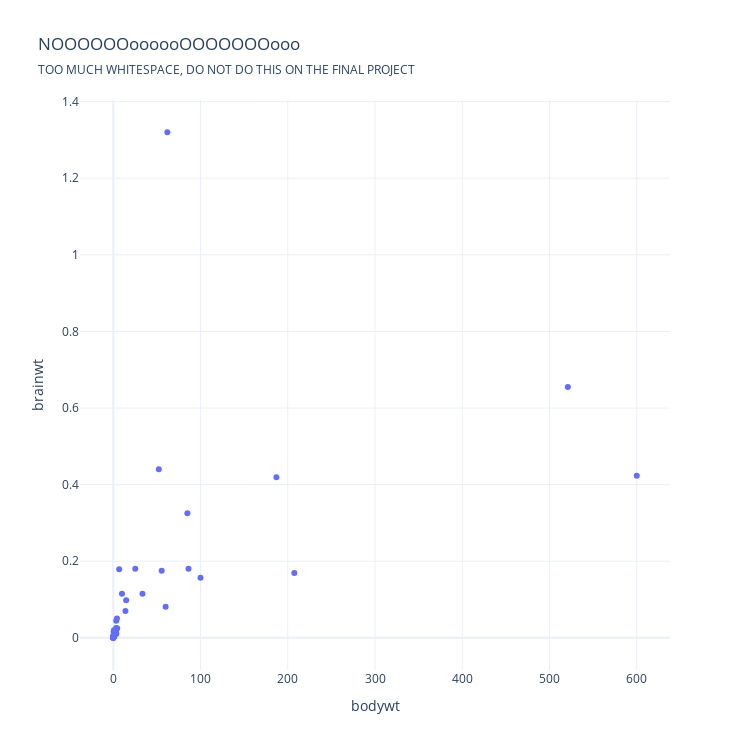

Here is the notebook cell this chart was saved with:
### Markdown cell above
### Example 3

### Code cell
px.scatter(
    df_msleep[df_msleep['brainwt']<1.5],
    x = 'bodywt',
    y = 'brainwt',
    template = 'plotly_white',
    height = 750,
    width = 750,
    hover_name = 'name',
    title = "NOOOOOOoooooOOOOOOOooo",
    subtitle = "TOO MUCH WHITESPACE, DO NOT DO THIS ON THE FINAL PROJECT"
)

### Figure 1 — Plotly figure (JSON) as saved in the notebook; plotly's stock layout.template omitted (floating-point values rounded to 4 significant figures)
{"data": [{"hovertemplate": "<b>%{hovertext}</b><br><br>bodywt=%{x}<br>brainwt=%{y}<extra></extra>", "hovertext": ["Owl monkey", "Greater short-tailed shrew", "Cow", "Dog", "Roe deer", "Goat", "Guinea pig", "Chinchilla", "Star-nosed mole", "African giant pouched rat", "Lesser short-tailed shrew", "Long-nosed armadillo", "Tree hyrax", "North American Opossum", "Big brown bat", "Horse", "Donkey", "European hedgehog", "Patas monkey", "Domestic cat", "Galago", "Gray seal", "Gray hyrax", "Human", "Macaque", "Golden hamster", "House mouse", "Little brown bat", "Slow loris", "Rabbit", "Sheep", "Chimpanzee", "Jaguar", "Baboon", "Desert hedgehog", "Phalanger", "Giant armadillo", "Rock hyrax", "Laboratory rat", "Squirrel monkey", "Eastern american mole", "Cotton rat", "Mole rat", "Arctic ground squirrel", "Thirteen-lined ground squirrel", "Musk shrew", "Pig", "Short-nosed echidna", "Brazilian tapir", "Tenrec", "Tree shrew", "Genet", "Arctic fox", "Red fox"], "legendgroup": "", "marker": {"color": "#636efa", "symbol": "circle"}, "mode": "markers", "name": "", "orientation": "v", "showlegend": false, "type": "scatter", "x": [0.48, 0.019, 600.0, 14.0, 14.8, 33.5, 0.728, 0.42, 0.06, 1.0, 0.005, 3.5, 2.95, 1.7, 0.023, 521.0, 187.0, 0.77, 10.0, 3.3, 0.2, 85.0, 2.625, 62.0, 6.8, 0.12, 0.022, 0.01, 1.4, 2.5, 55.5, 52.2, 100.0, 25.23, 0.55, 1.62, 60.0, 3.6, 0.32, 0.743, 0.075, 0.148, 0.122, 0.92, 0.101, 0.048, 86.25, 4.5, 207.5, 0.9, 0.104, 2.0, 3.38, 4.23], "xaxis": "x", "y": [0.0155, 0.00029, 0.423, 0.07, 0.0982, 0.115, 0.0055, 0.0064, 0.001, 0.0066, 0.00014, 0.0108, 0.0123, 0.0063, 0.0003, 0.655, 0.419, 0.0035, 0.115, 0.0256, 0.005, 0.325, 0.01227, 1.32, 0.179, 0.001, 0.0004, 0.00025, 0.0125, 0.0121, 0.175, 0.44, 0.157, 0.18, 0.0024, 0.0114, 0.081, 0.021, 0.0019, 0.02, 0.0012, 0.00118, 0.003, 0.0057, 0.004, 0.00033, 0.18, 0.025, 0.169, 0.0026, 0.0025, 0.0175, 0.0445, 0.0504], "yaxis": "y"}], "layout": {"height": 750, "legend": {"tracegroupgap": 0}, "title": {"subtitle": {"text": "TOO MUCH WHITESPACE, DO NOT DO THIS ON THE FINAL PROJECT"}, "text": "NOOOOOOoooooOOOOOOOooo"}, "width": 750, "xaxis": {"anchor": "y", "domain": [0, 1], "title": {"text": "bodywt"}}, "yaxis": {"anchor": "x", "domain": [0, 1], "title": {"text": "brainwt"}}}}
